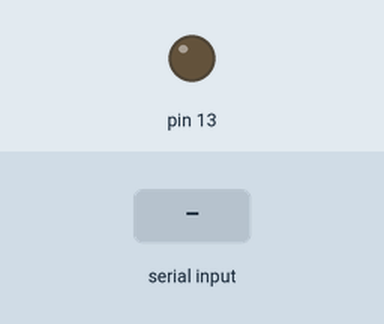
The sketch below on a simulated Arduino Uno, built with avr-gcc and run on an emulated ATmega328P. Parts: output pins drawn as LEDs (lit = HIGH). The test bench sets the inputs (shaded band). What the sketch prints to the serial monitor is not drawn.

Above: at 1.2 s.
1.3 s: "0" received over Serial
At 3.0 s:
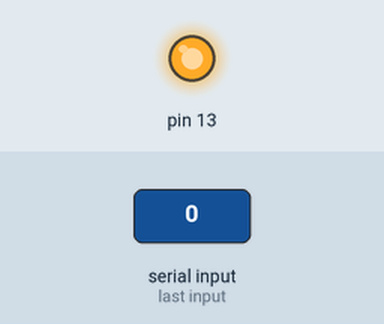
3.8 s: "1" received over Serial
Timing chart, 0 to 6.8 s (numbered marks = the images above; inputs shaded):
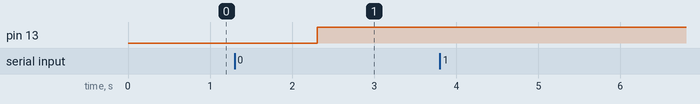

Measured:
- after the input at 1.3 s, pin 13: LOW → HIGH after 1.0 s
- after the input at 3.8 s, every drawn part: stays the same

The sketch:

sensorDemoSansEncoder.ino
```cpp
byte incomingByte = 0;

void setup() {
  Serial.begin(9600);
  pinMode(13, OUTPUT);
}

void left(){};
void up(){};
void right(){};
void down(){};

void loop() {
  /*  serial chunk, read into stateArr  */
  if(Serial.available() > 0){
    incomingByte = Serial.read();

    // If left quadrant
    if(incomingByte == '0'){
      digitalWrite(13,0);
      delay(1000);
      digitalWrite(13,255);
    } // Now top sector
    else if(incomingByte == '1'){
      digitalWrite(13,150);
      delay(1000);
      digitalWrite(13,255);
    }
  }
  else
    Serial.print("No out of bounds motion detected.");
}
```
